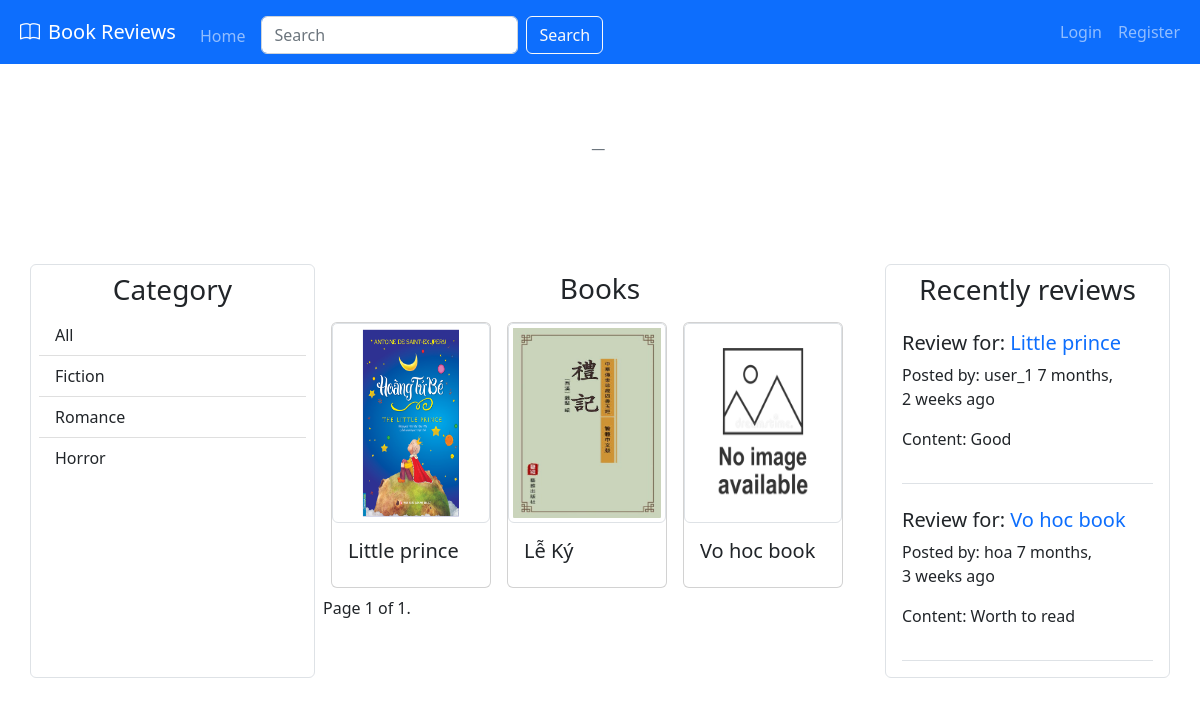
The page / on the database its author committed.
### bookreview/models.py (models this page shows, shortened)
class Category(models.Model):
    name = models.CharField(max_length=64)

class Book(models.Model):
    name = models.CharField(max_length=200)
    subname = models.CharField(max_length=200, blank=True, null=True)
    description = models.TextField(null=True, blank=True)
    author = models.ManyToManyField(Author, related_name="books", blank=True, null=True)
    category = models.ForeignKey(Category, on_delete=models.CASCADE, blank=True, null=True)
    isbn = models.IntegerField(unique=True)
    image = models.ImageField(upload_to='images/', default='no_image.jpg')
    updated = models.DateTimeField(auto_now=True)
    created = models.DateTimeField(auto_now_add=True)

class Review(models.Model):
    posted_by = models.ForeignKey(User, on_delete=models.SET_NULL, null=True, related_name="posted")
    book = models.ForeignKey(Book, on_delete=models.CASCADE, related_name="reviews")
    title = models.CharField(max_length=200)
    body = models.TextField()
    rating = models.IntegerField(
        validators=[
            MaxValueValidator(5),
            MinValueValidator(1)
        ])
    created = models.DateTimeField(auto_now_add=True)

class User(AbstractUser):
    pass

### bookreview/views.py (the view)
# urls.py: path('', views.index, name="index"),
def index(request):
    q = request.GET.get('q') if request.GET.get('q') != None else ''
    categories = Category.objects.all()
    books = Book.objects.filter(Q(category__name__icontains=q) | Q(name__icontains=q)).order_by('-created')
    paginator = Paginator(books, 10)
    page_number = request.GET.get('page')
    page_obj = paginator.get_page(page_number)
    reviews = Review.objects.all().order_by('-created')[:10]
    return render(request, "bookreview/index.html", {
        "books": books,
        "categories": categories,
        "reviews": reviews,
        "page_obj": page_obj
    })

### bookreview/templates/bookreview/index.html (shortened to what this page needs)
{% extends "bookreview/layout.html" %}
{% load static %}
{% block body %}
<div class="show-case container-fluid d-flex align-items-center justify-content-center">
<figure class="text-center">
    <figcaption class="blockquote-footer">
    </figcaption>
</figure>
</div>
<div class="mb-5">
    <div class="row">
        <div class="col-md-3 border p-2 rounded">
            <h3 class="text-center">Category</h3>
            <ul class="list-group list-group-flush">
                <li class="list-group-item">
                    <a class=" text-decoration-none text-reset" href="{% url 'index' %}">All</a>
                </li>
                {% for category in categories %}
                <li class="list-group-item">
                    <a  class=" text-decoration-none text-reset" href="{% url 'index' %}?q={{ category.name }}">{{ category.name }}</a>
                </li>
                {% endfor %}
              </ul>
        </div>
        <div class="col-md-6 p-2">
            <h3 class="text-center">Books</h4>
            <div class="d-md-flex flex-wrap">
                {% for book in books %}
                <div class="book-item card m-2 mx-auto mx-lg-2">
                    <img src="{{ book.image.url }}" class="book-image card-img-top img-thumbnail" alt="...">
                    <div class="card-body">
                    <h5 class="card-title"><a class=" text-decoration-none text-reset " href="{% url 'book' book.isbn %}">{{ book.name }}</a></h5>
                    </div>
                </div>
                {% endfor %}
            </div>
            <div class="pagination">
                <span class="step-links">
                    <span class="current">
                        Page {{ page_obj.number }} of {{ page_obj.paginator.num_pages }}.
                    </span>
                </span>
            </div>
        </div>
        <div class="col-md-3 border rounded p-2">
            <h3 class="text-center">Recently reviews</h3>
            {% for review in reviews %}
            <div class="review-item border-bottom m-2 py-3">
                <h5>Review for: <a class="text-decoration-none" href="{% url 'book' review.book.isbn %}">{{ review.book.name }} </a> </h5>
                <p>
                    Posted by: {{ review.posted_by }}
                    <span>{{ review.created | timesince }} ago</span>
                </p>
                <p>
                    Content: {{ review.body }}
                </p>
            </div>
            {% endfor %}
        </div>
    </div>
</div>
{% endblock %}

### bookreview/templates/bookreview/layout.html (shortened to what this page needs)
{% load static %}
<!DOCTYPE html>
<html lang="en">
<head>
    <link href="https://cdn.jsdelivr.net/npm/bootstrap@5.2.1/dist/css/bootstrap.min.css" rel="stylesheet">
    <link rel="stylesheet" href="https://cdn.jsdelivr.net/npm/bootstrap-icons@1.3.0/font/bootstrap-icons.css">
    <link href="{% static 'bookreview/styles.css' %}" rel="stylesheet">
</head>
<body>
        <nav class="navbar navbar-expand-lg navbar-dark bg-primary">
            <div class="container-fluid">
            <a class="navbar-brand" href="#"><i class="bi bi-book p-2 align-items-center"></i>Book Reviews</a>
            <div class="collapse navbar-collapse" id="navbarSupportedContent">
                <ul class="navbar-nav me-auto mt-2">
                    <li class="nav-item"><a class="nav-link" href="{% url 'index' %}">Home</a></li>
                    <li class="nav-item mx-2">
                        <form action="{% url 'index' %}" class="d-md-flex d-none" role="search" method="get">
                        <input class="form-control me-2" name="q" type="search" placeholder="Search" aria-label="Search">
                        <button class="btn btn-outline-light" type="submit">Search</button>
                        </form>
                    </li>
                </ul>
                <ul class="navbar-nav ms-auto mb-2 mb-lg-0">
                    {% if user.is_authenticated %}
                    <li class="nav-item">
                        <a class="nav-link" aria-current="page" href="{% url 'logout' %}">Logout</a>
                    </li>
                    {% else %}
                    <li class="nav-item">
                        <a class="nav-link" aria-current="page" href="{% url 'login' %}">Login</a>
                    </li>
                    <li class="nav-item">
                        <a class="nav-link" href="{% url 'register' %}">Register</a>
                    </li>
                    {% endif %}
                </ul>
            </div>
            </div>
        </nav>
        <div class="container">
            {% block body %}
             {% endblock %}
        </div>
</body>
</html>

### bookreview/static/bookreview/styles.css (style rules this page uses)
.show-case { height: 200px; width: 100%; }
.book-item { width: 10rem; }
.book-image { height: 200px; }

### rows shown on the page
Category: name "Fiction"
Category: name "Romance"
Category: name "Horror"
Book: image (picture), name "Little prince"
Book: image (picture), name "Lễ Ký"
Book: image (placeholder picture), name "Vo hoc book"
Review: book.name "Little prince", posted_by "user_1", created "7 months, 2 weeks", body "Good"
Review: book.name "Vo hoc book", posted_by "hoa", created "7 months, 3 weeks", body "Worth to read"

### other values the page prints
{{ page_obj.number }} "1"
{{ page_obj.paginator.num_pages }} "1"
